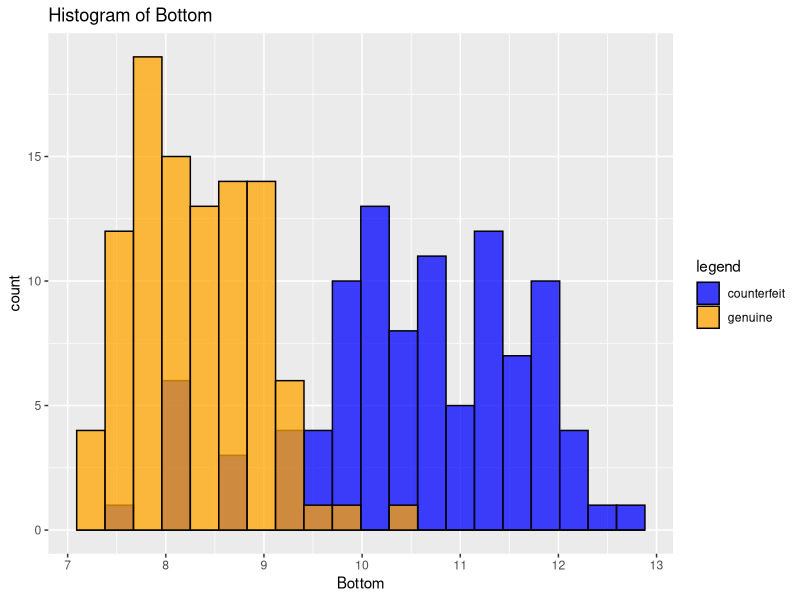

Write the R code that produced this figure.
## ---- chunk 1
knitr::opts_chunk$set(echo = TRUE)
## ---- chunk 2
library(mclust) 
library(ggplot2)
data(banknote)
banknote$Status <- factor(banknote$Status)
ggplot(banknote, aes(x = Bottom, fill = Status)) + 
  geom_histogram(color = 1, alpha = 0.75, position = "identity", bins=20) +
  scale_fill_manual("legend", values = c("counterfeit" = "blue", "genuine" = "orange"))+
   labs(title="Histogram of Bottom")
